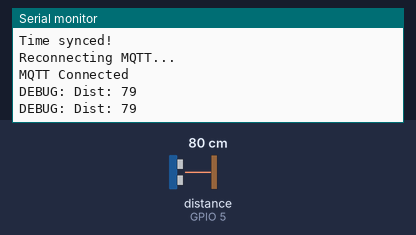
Recording of a sketch running on a simulated ESP32. Shown: the last lines printed to the serial monitor. Wiring (inferred from the names in the program): ultrasonic range finder: trigger GPIO 18; echo GPIO 5. The test bench sets the inputs (shaded band); at power-on: distance to the obstacle (sensor on GPIO 5) 80 cm. The echo pulse lasts 58.3 µs per cm; WiFi joins after 1.5 s; servers stay silent unless stated; the local clock reads 2024-03-15 10:24:30 at power-on unless the sketch sets it; random numbers use the default seed unless the sketch sets one; no MQTT or app messages arrive unless stated.

Above: at 3.7 s.
3.8 s: distance to the obstacle (sensor on GPIO 5) set to 2 cm
At 5.5 s:
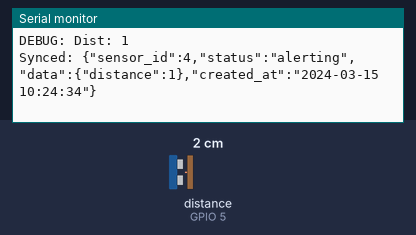
6.0 s: distance to the obstacle (sensor on GPIO 5) set to 18 cm
At 7.1 s:
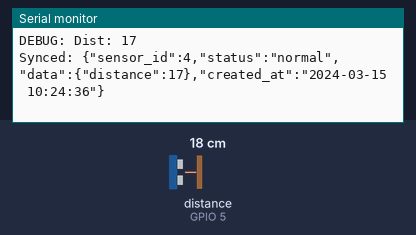
Timing chart, 0 to 9.0 s (numbered marks = the images above; inputs shaded):
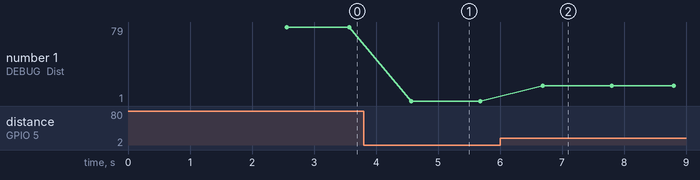

Measured:
- after the input at 3.8 s, the serial monitor: prints a new line after 0.77 s (image 1)
- after the input at 6.0 s, the serial monitor: prints a new line after 0.68 s (image 2)
- plotted number 1: 79 → 1 after the input at 3.8 s, 1 → 17 after the input at 6.0 s

The sketch:

ultrasonic.ino
```cpp
#include <WiFi.h>
#include <PubSubClient.h>
#include <time.h>

// --- TIME ---
const char* ntpServer = "pool.ntp.org";
const long  gmtOffset_sec = 28800; // For Malaysia (UTC+8): 8 * 3600
const int   daylightOffset_sec = 0; // No daylight savings in Malaysia

// --- WIFI & MQTT ---
const char* ssid = "Elleyxx"; // Change wifi name
const char* password = "Ellie0909"; // change password
const char* mqtt_server = "broker.hivemq.com";

WiFiClient espClient;
PubSubClient client(espClient);

// --- TOPICS ---
#define TOPIC_LOG "forest/zone1/sensorlog"

// --- PINS ---
#define PIN_TRIG 18
#define PIN_ECHO 5

// --- OFFLINE QUEUE ---
#define MAX_QUEUE 50

String messageQueue[MAX_QUEUE];
int queueStart = 0;
int queueEnd = 0;

// --- Individual Timers for each sensor ---
unsigned long lastFloodLog = 0;

// --- Intervals ---
const unsigned long INT_NORMAL = 1800000; // 30 mins
const unsigned long INT_ALERT  = 300000;  // 5 mins

unsigned long lastLogTime = 0;

// Sensor States
String lastFloodStatus = "normal";

float getDistance() {
  digitalWrite(PIN_TRIG, LOW);
  delayMicroseconds(2);
  digitalWrite(PIN_TRIG, HIGH);
  delayMicroseconds(10);
  digitalWrite(PIN_TRIG, LOW);
  long duration = pulseIn(PIN_ECHO, HIGH, 20000);
  return duration * 0.034 / 2;
}

void setup() {
  Serial.begin(115200);
  delay(1000);
  Serial.println("\n--- System Initializing ---");

  pinMode(PIN_TRIG, OUTPUT);
  pinMode(PIN_ECHO, INPUT);

  WiFi.mode(WIFI_STA);
  WiFi.begin(ssid, password);
  Serial.print("Connecting to WiFi...");

  // Try for 10 seconds, then move on
  unsigned long startWait = millis();
  while (WiFi.status() != WL_CONNECTED && millis() - startWait < 10000) {
    delay(500);
    Serial.print(".");
  }

  if (WiFi.status() == WL_CONNECTED) {
    Serial.println("\n[SUCCESS] WiFi Connected!");
  } else {
    Serial.println("\n[WARNING] WiFi Not Connected. Operating in Offline Mode.");
  }

  client.setServer(mqtt_server, 1883);
  client.setBufferSize(1024);

  // Sync time from NTP server
  configTime(gmtOffset_sec, daylightOffset_sec, ntpServer);
  Serial.println("Waiting for NTP time sync...");

  // Wait a few seconds for time to sync
  struct tm timeinfo;
  if(!getLocalTime(&timeinfo)){
    Serial.println("Failed to obtain time");
  } else {
    Serial.println("Time synced!");
  }
}

void reconnectWiFi() {
  if (WiFi.status() == WL_CONNECTED) return;
  Serial.println("Reconnecting WiFi...");

  WiFi.disconnect();
  WiFi.begin(ssid, password);

  unsigned long startAttempt = millis();
  while (WiFi.status() != WL_CONNECTED && millis() - startAttempt < 10000) {
    delay(500);
    Serial.print(".");
  }

  if (WiFi.status() == WL_CONNECTED) {
    Serial.println("\nWiFi Reconnected");
  } else {
    Serial.println("\nWiFi Failed");
  }
}

void reconnectMQTT() {
  if (client.connected()) return;

  // Use a non-blocking non-looping check instead of a while loop
  Serial.println("Reconnecting MQTT...");
  String clientId = "ESP32_" + String(random(1000, 9999));

  if (client.connect(clientId.c_str())) {
    Serial.println("MQTT Connected");
  } else {
    Serial.print("MQTT Failed, rc=");
    Serial.println(client.state());
  }
}

// Function to format and send JSON to sensorlog
void enqueueMessage(String payload) {
  int next = (queueEnd + 1) % MAX_QUEUE;

  // Prevent overflow
  if (next == queueStart) {
    Serial.println("Queue Full! Oldest message removed.");
    queueStart = (queueStart + 1) % MAX_QUEUE;
  }

  messageQueue[queueEnd] = payload;
  queueEnd = next;
}

void sendLog(int sensor_id, String status, String dataJson) {
  // Get current time
  struct tm timeinfo;
  char timeString[20];
  if(!getLocalTime(&timeinfo)){
    sprintf(timeString, "0000-00-00 00:00:00");
  } else {
    strftime(timeString, sizeof(timeString), "%Y-%m-%d %H:%M:%S", &timeinfo);
  }

  String payload = "{";
  payload += "\"sensor_id\":" + String(sensor_id) + ",";
  payload += "\"status\":\"" + status + "\",";
  payload += "\"data\":" + dataJson + ",";
  payload += "\"created_at\":\"" + String(timeString) + "\"";
  payload += "}";

  // Store first
  enqueueMessage(payload);
  Serial.println("Queued: " + payload);
}

void processQueue() {
  if (!client.connected()) return;

  while (queueStart != queueEnd) {
    String payload = messageQueue[queueStart];
    bool sent = client.publish(TOPIC_LOG, payload.c_str());

    if (sent) {
      Serial.println("Synced: " + payload);
      queueStart = (queueStart + 1) % MAX_QUEUE;
    } else {
      Serial.println("Failed to send. Will retry.");
      break;
    }

    delay(100);
  }
}

void processSensors() {
  unsigned long now = millis();

  // 4. ULTRASONIC SENSOR
  // (Insert your Trigger/Echo logic here to get 'dist')
  int dist = getDistance();
  String currentFloodStatus = (dist > 0 && dist < 15) ? "alerting" : "normal";
  unsigned long floodInterval = (currentFloodStatus == "alerting") ? INT_ALERT : INT_NORMAL;

  if (currentFloodStatus != lastFloodStatus || (now - lastFloodLog >= floodInterval)) {
    String floodData = "{";
    floodData += "\"distance\":" + String(dist);
    floodData += "}";

    sendLog(4, currentFloodStatus, floodData);

    lastFloodLog = now;
    lastFloodStatus = currentFloodStatus;
  }

  Serial.print("DEBUG: ");
  Serial.println("Dist: " + String(dist));
}

void loop() {
  reconnectWiFi();
  reconnectMQTT();
  client.loop();
  processSensors();
  processQueue();
  delay(1000);
}
```
